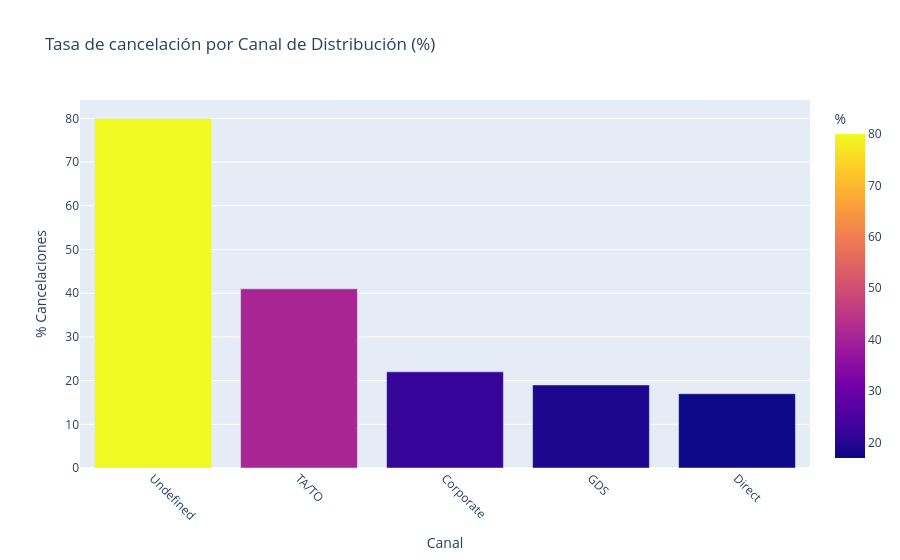

Notebook code for this chart:
### Code cell
# Gráfica interactiva con Plotly
fig = px.bar(
    x=cancel_rate_channel.index,
    y=cancel_rate_channel.values,
    color=cancel_rate_channel.values,
    color_continuous_scale='Plasma',
    title='Tasa de cancelación por Canal de Distribución (%)',
    labels={'x': 'Canal', 'y': '% Cancelaciones', 'color': '%'}
)
fig.update_layout(xaxis_tickangle=45)
fig.update_xaxes(categoryorder='total descending')
fig.show()

### Figure 1 — Plotly figure (JSON) as saved in the notebook; plotly's stock layout.template omitted (floating-point values rounded to 4 significant figures)
{"data": [{"hovertemplate": "Canal=%{x}<br>% Cancelaciones=%{y}<br>%=%{marker.color}<extra></extra>", "legendgroup": "", "marker": {"color": [22.0, 17.0, 19.0, 41.0, 80.0], "coloraxis": "coloraxis", "pattern": {"shape": ""}}, "name": "", "orientation": "v", "showlegend": false, "textposition": "auto", "type": "bar", "x": ["Corporate", "Direct", "GDS", "TA/TO", "Undefined"], "xaxis": "x", "y": [22.0, 17.0, 19.0, 41.0, 80.0], "yaxis": "y"}], "layout": {"barmode": "relative", "coloraxis": {"colorbar": {"title": {"text": "%"}}, "colorscale": [[0, "#0d0887"], [0.1111, "#46039f"], [0.2222, "#7201a8"], [0.3333, "#9c179e"], [0.4444, "#bd3786"], [0.5556, "#d8576b"], [0.6667, "#ed7953"], [0.7778, "#fb9f3a"], [0.8889, "#fdca26"], [1, "#f0f921"]]}, "legend": {"tracegroupgap": 0}, "title": {"text": "Tasa de cancelación por Canal de Distribución (%)"}, "xaxis": {"anchor": "y", "categoryorder": "total descending", "domain": [0, 1], "tickangle": 45, "title": {"text": "Canal"}}, "yaxis": {"anchor": "x", "domain": [0, 1], "title": {"text": "% Cancelaciones"}}}}
